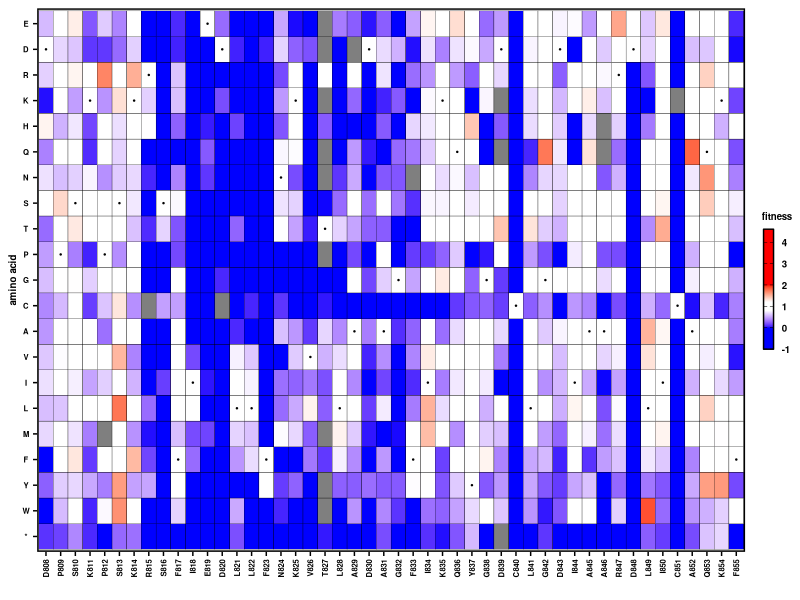

This chart was generated by the following R code: (Note: this script raises an error after producing the figure.)
#R code
library(ggplot2)
library(scales)
library(RColorBrewer)
library(readr)
library(tidyr)
library(reshape)
library(stringr)
library(dplyr)
library(gridExtra)
library(stringr)
require(cowplot)

plot_score_heatmap <- function(fitness_table, WTresibox, start_resi, end_resi, legend_title){
  textsize <- 5.5
  fitness_table <- fitness_table %>%
    filter(Pos >= start_resi & Pos <= end_resi)
  WTresibox     <- WTresibox %>%
    filter(Pos >= start_resi & Pos <= end_resi) %>%
    mutate(x=x-min(x)+1)
  p <-  ggplot() +
    geom_tile(data=fitness_table,aes(x=resi,y=aa,fill=parameter),color='black') +
    scale_fill_gradientn(colours=c("blue","blue","white","white","red","red"),
                         limits=c(-1,4.6),
                         values=rescale(c(-1, 0, 0.8, 1.2, 2, 4.6)),
                         breaks=c(-1,0,1,2,3,4),
                         labels=c('-1','0','1','2','3','4'),
                         guide="colorbar",
                         na.value="grey50") +
    theme_cowplot(12) +
    theme(plot.background = element_rect(fill = "white"),
          axis.text=element_text(size=textsize,face="bold",colour = 'black'),
          axis.text.x=element_text(angle=90,hjust=1,vjust=0.5,colour = 'black'),
          axis.text.y=element_text(hjust=0.5,vjust=0.5,colour = 'black'),
          axis.title=element_text(size=7,face="bold"),
          axis.line = element_line(colour = 'black', size = 0),
          panel.border = element_rect(colour = "black", fill=NA, size=1)) +
    guides(fill = guide_colorbar(title.theme=element_text(size=7,face="bold",colour='black',hjust=0.5),
                                 label.theme=element_text(size=7,face="bold",colour='black'),
                                 frame.colour="black",
                                 frame.linewidth = 0.5,
                                 ticks = TRUE,
                                 ticks.colour = "black",
                                 barwidth = 0.5, barheight = 6, title=legend_title)) +
    geom_point(data=WTresibox, aes(x=x, y=y), color='black', size=0.2) +
    xlab("") +
    ylab("amino acid")
}

wrapper <- function(df_plot, graphname){
  df_plot <- df_plot %>%
    mutate(parameter=case_when(str_sub(resi,1,1)==aa ~ 1, TRUE ~ parameter)) %>% #Set WT parameter (usually 0 or 1)
    mutate(Mutation=paste(resi,aa,sep='')) %>%
    select(Mutation, avg_ipt_freq, resi, Pos, aa, parameter) #Variable name for input freq may need to chance
  print (range(df_plot$parameter,na.rm=T))
  p1 <- plot_score_heatmap(df_plot, WTresibox, 808, 855, legend_title)
  p <- grid.arrange(p1, nrow=1)
  ggsave(graphname,p,width=4, height=2, dpi=300) #Output file may need to adjust
  }

aa_level <- rev(c('E','D','R','K','H','Q','N','S','T','P','G','C','A','V','I','L','M','F','Y','W','*'))

start_pos <- 808
end_pos   <- 855

df <- read_tsv('result/FP_DMS_fit.tsv') %>%
  filter(!grepl('silent',mut_class)) %>%
  filter(!grepl('WT',mut_class)) %>%
  mutate(resi=str_sub(mut,1,-2))
residues <- unique(df$resi)

df <- df %>%
  filter(!grepl('silent',mut_class)) %>%
  filter(!grepl('WT',mut_class)) %>%
  filter(avg_ipt_freq>= 0.0001) %>%
  mutate(resi=str_sub(mut,1,-2)) %>%
  mutate(aa=str_sub(mut,-1,-1)) %>%
  mutate(aa=ifelse(aa=='_', '*', aa)) %>%
  filter(aa %in% aa_level) %>%
  mutate(aa=factor(aa,levels=aa_level)) %>%
  mutate(resi=factor(resi,levels=unique(residues))) %>%
  complete(resi, aa) %>%
  mutate(Pos=str_sub(resi,2,-1)) %>%
  mutate(Pos=as.numeric(as.character(Pos))) %>%
  arrange(Pos)

WTresibox  <- df %>%
  select(resi,Pos) %>%
  unique() %>%
  mutate(WT_resi=str_sub(resi,1,1)) %>%
  mutate(x=seq(1,end_pos-start_pos+1)) %>%
  mutate(y=match(WT_resi,aa_level)) %>%
  select(resi,WT_resi,Pos,x, y)

legend_title <- "fitness"

df_plot <- df %>% mutate(parameter=`fit_P0`) 
wrapper(df_plot, 'graph/FP_fit_P0_heatmap.png')

df_plot <- df %>% mutate(parameter=`fit_Calu3_noAb`) 
wrapper(df_plot, 'graph/FP_fit_Calu3_noAb_heatmap.png')

df_plot <- df %>% mutate(parameter=`fit_E6_noAb`) 
wrapper(df_plot, 'graph/FP_fit_E6_noAb_heatmap.png')

df_plot <- df %>% mutate(parameter=`fit_Calu3_CoV44-62`) 
wrapper(df_plot, 'graph/FP_fit_Calu3_CoV44-62_heatmap.png')

df_plot <- df %>% mutate(parameter=`fit_E6_CoV44-62`) 
wrapper(df_plot, 'graph/FP_fit_E6_CoV44-62_heatmap.png')

df_plot <- df %>% mutate(parameter=`fit_Calu3_CoV44-79`) 
wrapper(df_plot, 'graph/FP_fit_Calu3_CoV44-79_heatmap.png')

df_plot <- df %>% mutate(parameter=`fit_E6_CoV44-79`) 
wrapper(df_plot, 'graph/FP_fit_E6_CoV44-79_heatmap.png')
